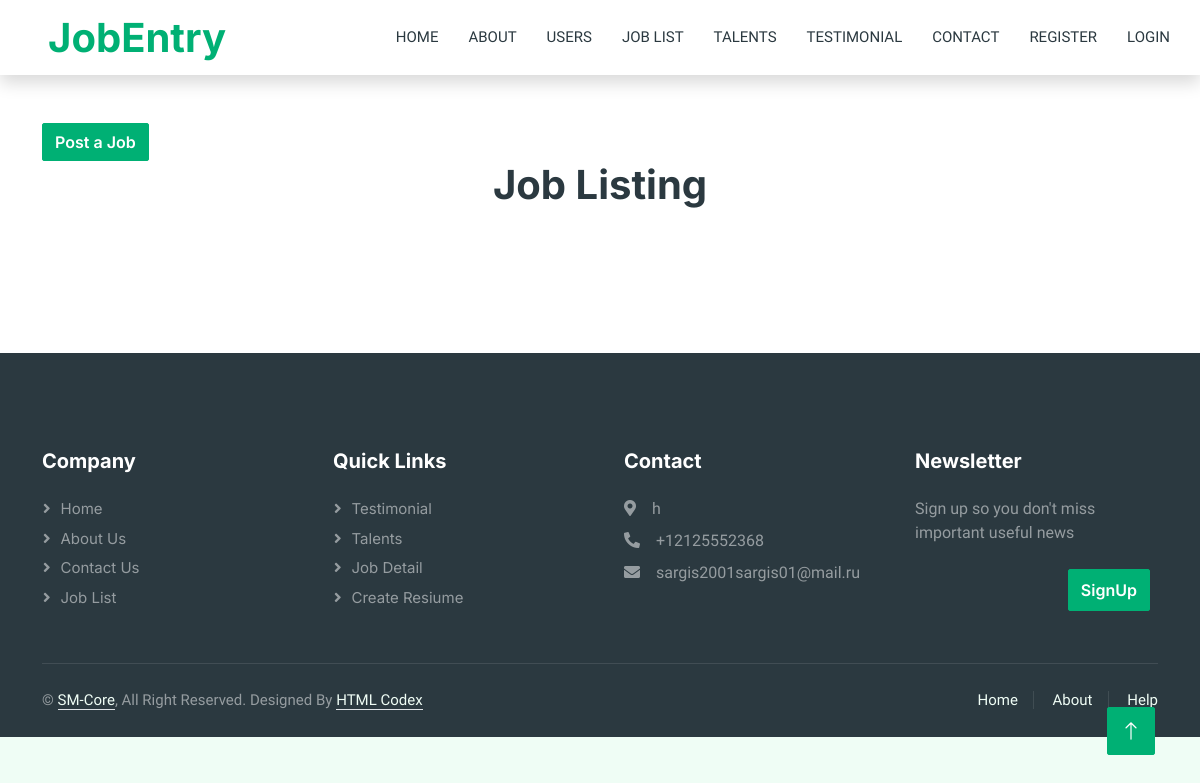
The page /joblist/ on the database as committed earlier.
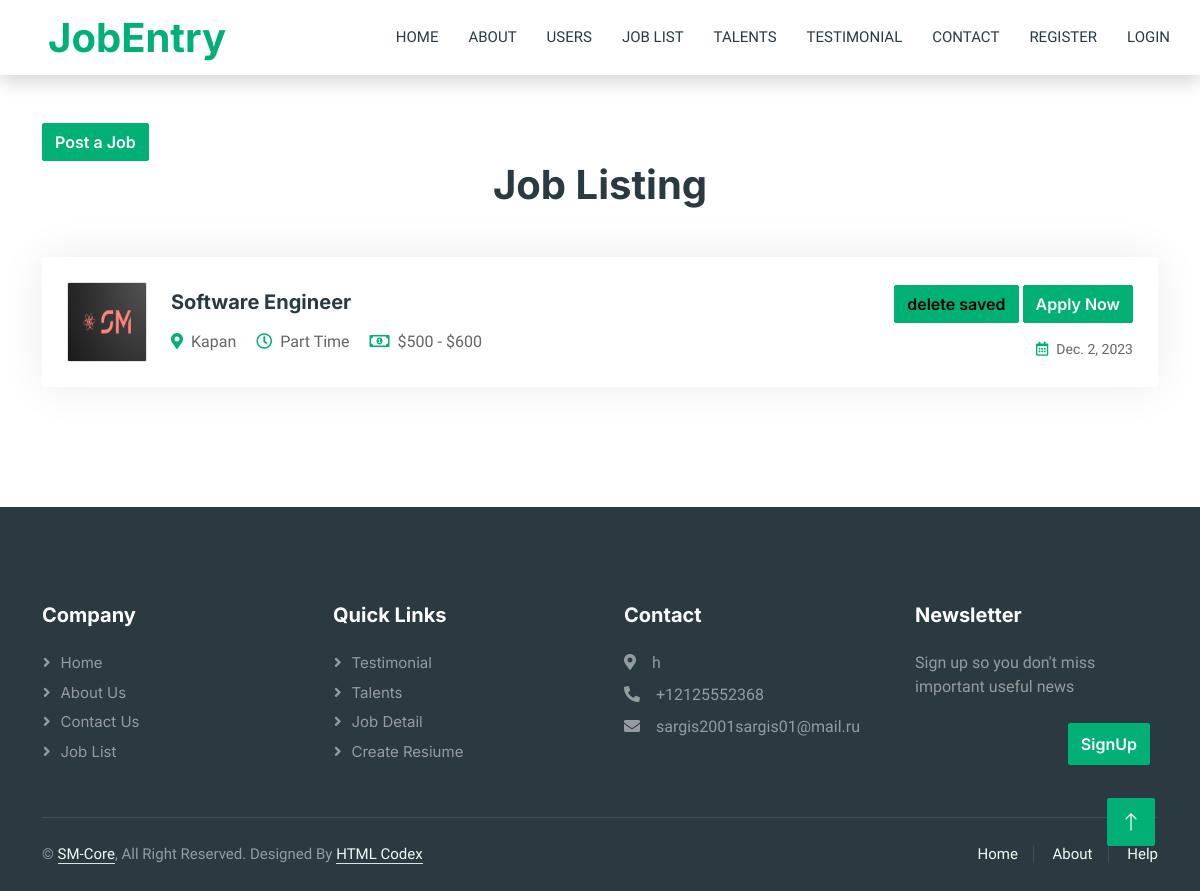
The same page on the database as committed later.
### main/models.py (models this page shows, shortened)
class JobCreate(models.Model):
    Full_time='Full Time'
    Part_time='Part Time'
    timetype=[
        ('Full Time',Full_time),
        ('Part Time',Part_time),
    ]
    Marketing = 'Marketing'
    Customer_Service = 'Customer Service'
    Human_Resource = 'Human Resource'
    Project_Management = 'Project Management'
    Business_Development = 'Business Development'
    Sales_and_Communication = 'Sales & Communication'
    Teaching_and_Education = 'Teaching & Education'
    Design_and_Creative = 'Design & Creative'
    category = [
        ('Marketing', 'Marketing'),
        ('Customer Service', 'Customer Service'),
        ('Human Resource', 'Human Resource'),
        ('Project Management', 'Project Management'),
        ('Business Development', 'Business Development'),
        ('Sales_and Communication', 'Sales & Communication'),
        ('Teaching and Education', 'Teaching & Education'),
        ('Design and Creative', 'Design & Creative'),
    ]
    proff=models.CharField('Job title',max_length=255)
    location=models.CharField('Location',max_length=55)
    jobtime=models.CharField('Job Time',choices=timetype,max_length=50)
    min_salary=models.IntegerField('Min salary')
    max_salary=models.IntegerField('Max salary')
    dt=models.DateField(auto_now_add=True)
    img=models.ImageField('Imagers',upload_to='Jobs_media')
    categories=models.CharField('Category',choices=category,max_length=50,blank=True)
    discription=models.TextField('Job description',null=True)
    responsibility=models.TextField('Responsibility',null=True)
    qualifications=models.TextField('Qualifications',null=True)
    about_company=models.TextField('Company Detail',null=True)
    email=models.EmailField('Email',null=True)
    likes=models.IntegerField(default=0,blank=True)
    savec=models.IntegerField(default=0,blank=True)
    dissave=models.BooleanField(default=True,blank=True)
    class Meta:
        verbose_name='Job Create'
        verbose_name_plural='Job Create'

### main/views.py (the view)
# urls.py: path('joblist/',JobListView.as_view(),name='joblist'),
class JobListView(ListView):
    template_name='job-list.html'
    def get(self,request):
        contactus=ContactUs.objects.get()
        p=Paginator(JobCreate.objects.all().order_by('-id'),6)
        page=request.GET.get('page')
        create=p.get_page(page)
        context={
            'link':'Job List',
            'create':create,
            'contactus':contactus
                }
        return render(request,self.template_name,context)

### main/Templates/job-list.html (shortened to what this page needs)
{% extends 'base.html' %}
    {% block content %}
        <div class="container-xxl py-5">
            <div class="container">
                {% if user.is_authenticated %}
                <a href="{% url 'create' %}" class="btn btn-primary">Post a Job</a>
                {% else %}
                <a href="{% url 'login' %}" class="btn btn-primary">Post a Job</a>
                {% endif %}
                <h1 class="text-center mb-5 wow fadeInUp" data-wow-delay="0.1s">Job Listing</h1>
                <div class="tab-class text-center wow fadeInUp" data-wow-delay="0.3s">
                    <div class="tab-content">
                        <div id="tab-1" class="tab-pane fade show p-0 active">
                            {% for i in create %}
                            <div class="job-item p-4 mb-4">
                                <div class="row g-4">
                                    <div class="col-sm-12 col-md-8 d-flex align-items-center">
                                        <img class="flex-shrink-0 img-fluid border rounded" src="{{ i.img.url }}" alt="" style="width: 80px; height: 80px;">
                                        <div class="text-start ps-4">
                                            <h5 class="mb-3">{{ i.proff }}</h5>
                                            <span class="text-truncate me-3"><i class="fa fa-map-marker-alt text-primary me-2"></i>{{ i.location }}</span>
                                            <span class="text-truncate me-3"><i class="far fa-clock text-primary me-2"></i>{{ i.jobtime }}</span>
                                            <span class="text-truncate me-0"><i class="far fa-money-bill-alt text-primary me-2"></i>${{ i.min_salary }} - ${{ i.max_salary }}</span>
                                        </div>
                                    </div>
                                    <div class="col-sm-12 col-md-4 d-flex flex-column align-items-start align-items-md-end justify-content-center">
                                        <div class="d-flex mb-3">
                                            {% if i.dissave %}
                                            <a  class="btn btn-primary" href="{% url 'saves' i.id %}">Save</a>&nbsp;
                                            {% else %}
                                            <a style="color: rgb(0, 0, 0);" class="btn btn-primary" href="{% url 'saves' i.id %}">delete saved</a>&nbsp;
                                            {% endif %}
                                            <a class="btn btn-primary" href="{% url 'detail' i.id %}">Apply Now</a>
                                        </div>
                                        <small class="text-truncate"><i class="far fa-calendar-alt text-primary me-2"></i>{{ i.dt }}</small>
                                    </div>
                                </div>
                            </div>
                            {% endfor %}
                        </div>
                    </div>
                </div>
            </div>
        </div>
     {% endblock %}

Rows that differ between the two databases and show on the page:
added JobCreate: img (picture), proff "Software Engineer", location "Kapan", jobtime "Part Time", min_salary "500", max_salary "600", dissave "delete saved", dt "Dec. 2, 2023"
